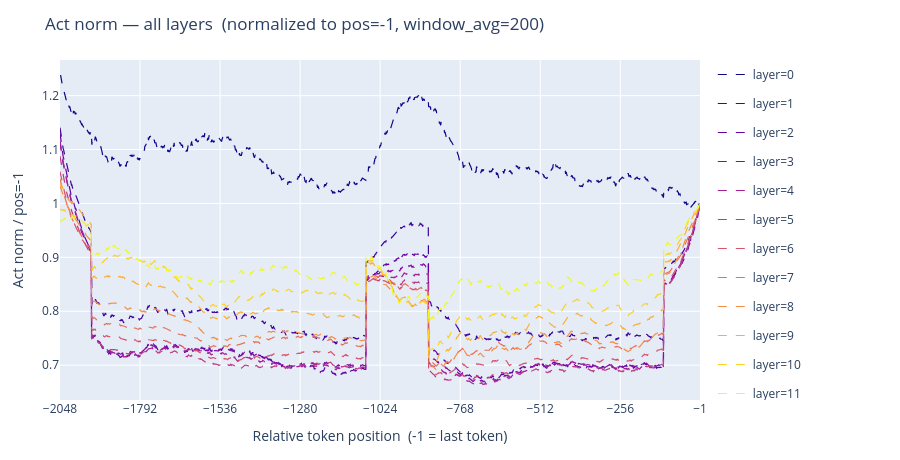
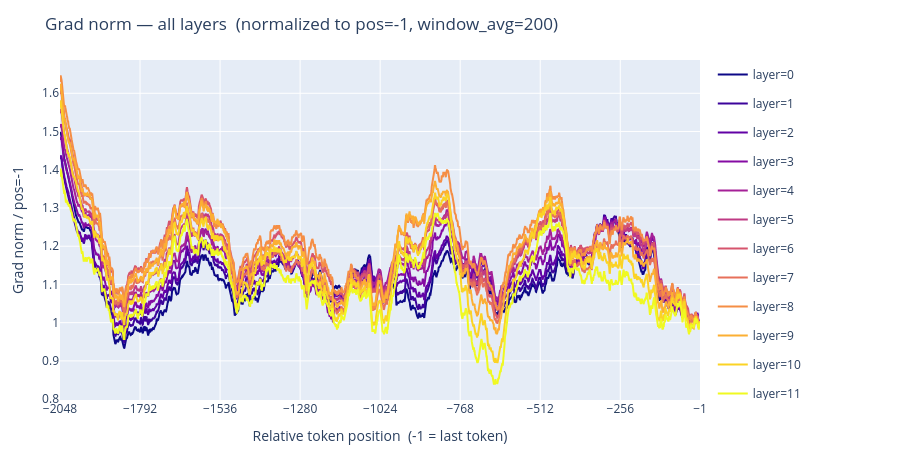

These figures' notebook cell, in order:
### Markdown cell above
### Sweep over layers
Layer-only sweep uses the **non-reversed** Plasma direction:
layer 0 → purple, last layer → yellow.

### Code cell
plot_norms(v_act, None,
           select=(1660, 0, 0, None),
           normalize=True, window_avg=200,
           title='Act norm — all layers').show()

plot_norms(None, v_grad,
           select=(1660, 0, 0, None),
           normalize=True, window_avg=200,
           title='Grad norm — all layers').show()

### Figure 1 — Plotly figure (JSON) as saved in the notebook; plotly's stock layout.template omitted (floating-point values rounded to 4 significant figures; data arrays with more than 128 entries replaced by an {"elided": "..."} marker saying what was removed)
{"data": [{"hovertemplate": "pos: %{x}<br>act: %{y:.4f} [layer=0]<extra></extra>", "legendgroup": "layer=0", "line": {"color": "rgb(13, 8, 135)", "dash": "dash", "width": 1.2}, "mode": "lines", "name": "layer=0", "type": "scatter", "x": {"elided": "2048 int values"}, "y": {"elided": "2048 float values"}, "yaxis": "y"}, {"hovertemplate": "pos: %{x}<br>act: %{y:.4f} [layer=1]<extra></extra>", "legendgroup": "layer=1", "line": {"color": "rgb(60, 4, 155)", "dash": "dash", "width": 1.2}, "mode": "lines", "name": "layer=1", "type": "scatter", "x": {"elided": "2048 int values"}, "y": {"elided": "2048 float values"}, "yaxis": "y"}, {"hovertemplate": "pos: %{x}<br>act: %{y:.4f} [layer=2]<extra></extra>", "legendgroup": "layer=2", "line": {"color": "rgb(98, 2, 165)", "dash": "dash", "width": 1.2}, "mode": "lines", "name": "layer=2", "type": "scatter", "x": {"elided": "2048 int values"}, "y": {"elided": "2048 float values"}, "yaxis": "y"}, {"hovertemplate": "pos: %{x}<br>act: %{y:.4f} [layer=3]<extra></extra>", "legendgroup": "layer=3", "line": {"color": "rgb(133, 11, 163)", "dash": "dash", "width": 1.2}, "mode": "lines", "name": "layer=3", "type": "scatter", "x": {"elided": "2048 int values"}, "y": {"elided": "2048 float values"}, "yaxis": "y"}, {"hovertemplate": "pos: %{x}<br>act: %{y:.4f} [layer=4]<extra></extra>", "legendgroup": "layer=4", "line": {"color": "rgb(165, 32, 151)", "dash": "dash", "width": 1.2}, "mode": "lines", "name": "layer=4", "type": "scatter", "x": {"elided": "2048 int values"}, "y": {"elided": "2048 float values"}, "yaxis": "y"}, {"hovertemplate": "pos: %{x}<br>act: %{y:.4f} [layer=5]<extra></extra>", "legendgroup": "layer=5", "line": {"color": "rgb(191, 58, 132)", "dash": "dash", "width": 1.2}, "mode": "lines", "name": "layer=5", "type": "scatter", "x": {"elided": "2048 int values"}, "y": {"elided": "2048 float values"}, "yaxis": "y"}, {"hovertemplate": "pos: %{x}<br>act: %{y:.4f} [layer=6]<extra></extra>", "legendgroup": "layer=6", "line": {"color": "rgb(214, 84, 109)", "dash": "dash", "width": 1.2}, "mode": "lines", "name": "layer=6", "type": "scatter", "x": {"elided": "2048 int values"}, "y": {"elided": "2048 float values"}, "yaxis": "y"}, {"hovertemplate": "pos: %{x}<br>act: %{y:.4f} [layer=7]<extra></extra>", "legendgroup": "layer=7", "line": {"color": "rgb(231, 112, 90)", "dash": "dash", "width": 1.2}, "mode": "lines", "name": "layer=7", "type": "scatter", "x": {"elided": "2048 int values"}, "y": {"elided": "2048 float values"}, "yaxis": "y"}, {"hovertemplate": "pos: %{x}<br>act: %{y:.4f} [layer=8]<extra></extra>", "legendgroup": "layer=8", "line": {"color": "rgb(245, 142, 69)", "dash": "dash", "width": 1.2}, "mode": "lines", "name": "layer=8", "type": "scatter", "x": {"elided": "2048 int values"}, "y": {"elided": "2048 float values"}, "yaxis": "y"}, {"hovertemplate": "pos: %{x}<br>act: %{y:.4f} [layer=9]<extra></extra>", "legendgroup": "layer=9", "line": {"color": "rgb(252, 175, 51)", "dash": "dash", "width": 1.2}, "mode": "lines", "name": "layer=9", "type": "scatter", "x": {"elided": "2048 int values"}, "y": {"elided": "2048 float values"}, "yaxis": "y"}, {"hovertemplate": "pos: %{x}<br>act: %{y:.4f} [layer=10]<extra></extra>", "legendgroup": "layer=10", "line": {"color": "rgb(251, 211, 37)", "dash": "dash", "width": 1.2}, "mode": "lines", "name": "layer=10", "type": "scatter", "x": {"elided": "2048 int values"}, "y": {"elided": "2048 float values"}, "yaxis": "y"}, {"hovertemplate": "pos: %{x}<br>act: %{y:.4f} [layer=11]<extra></extra>", "legendgroup": "layer=11", "line": {"color": "rgb(240, 249, 33)", "dash": "dash", "width": 1.2}, "mode": "lines", "name": "layer=11", "type": "scatter", "x": {"elided": "2048 int values"}, "y": {"elided": "2048 float values"}, "yaxis": "y"}], "layout": {"height": 460, "legend": {"x": 1.02, "xanchor": "left", "y": 1, "yanchor": "top"}, "margin": {"b": 60, "l": 60, "r": 200, "t": 60}, "title": {"text": "Act norm — all layers  (normalized to pos=-1, window_avg=200)"}, "xaxis": {"tickmode": "array", "tickvals": [-2048, -1792, -1536, -1280, -1024, -768, -512, -256, -1], "title": {"text": "Relative token position  (-1 = last token)"}}, "yaxis": {"range": [0.6354, 1.266], "title": {"text": "Act norm / pos=-1"}}}}

### Figure 2 — Plotly figure (JSON) as saved in the notebook; plotly's stock layout.template omitted (floating-point values rounded to 4 significant figures; data arrays with more than 128 entries replaced by an {"elided": "..."} marker saying what was removed)
{"data": [{"hovertemplate": "pos: %{x}<br>grad: %{y:.4f} [layer=0]<extra></extra>", "legendgroup": "layer=0", "line": {"color": "rgb(13, 8, 135)", "width": 2}, "mode": "lines", "name": "layer=0", "type": "scatter", "x": {"elided": "2048 int values"}, "y": {"elided": "2048 float values"}, "yaxis": "y"}, {"hovertemplate": "pos: %{x}<br>grad: %{y:.4f} [layer=1]<extra></extra>", "legendgroup": "layer=1", "line": {"color": "rgb(60, 4, 155)", "width": 2}, "mode": "lines", "name": "layer=1", "type": "scatter", "x": {"elided": "2048 int values"}, "y": {"elided": "2048 float values"}, "yaxis": "y"}, {"hovertemplate": "pos: %{x}<br>grad: %{y:.4f} [layer=2]<extra></extra>", "legendgroup": "layer=2", "line": {"color": "rgb(98, 2, 165)", "width": 2}, "mode": "lines", "name": "layer=2", "type": "scatter", "x": {"elided": "2048 int values"}, "y": {"elided": "2048 float values"}, "yaxis": "y"}, {"hovertemplate": "pos: %{x}<br>grad: %{y:.4f} [layer=3]<extra></extra>", "legendgroup": "layer=3", "line": {"color": "rgb(133, 11, 163)", "width": 2}, "mode": "lines", "name": "layer=3", "type": "scatter", "x": {"elided": "2048 int values"}, "y": {"elided": "2048 float values"}, "yaxis": "y"}, {"hovertemplate": "pos: %{x}<br>grad: %{y:.4f} [layer=4]<extra></extra>", "legendgroup": "layer=4", "line": {"color": "rgb(165, 32, 151)", "width": 2}, "mode": "lines", "name": "layer=4", "type": "scatter", "x": {"elided": "2048 int values"}, "y": {"elided": "2048 float values"}, "yaxis": "y"}, {"hovertemplate": "pos: %{x}<br>grad: %{y:.4f} [layer=5]<extra></extra>", "legendgroup": "layer=5", "line": {"color": "rgb(191, 58, 132)", "width": 2}, "mode": "lines", "name": "layer=5", "type": "scatter", "x": {"elided": "2048 int values"}, "y": {"elided": "2048 float values"}, "yaxis": "y"}, {"hovertemplate": "pos: %{x}<br>grad: %{y:.4f} [layer=6]<extra></extra>", "legendgroup": "layer=6", "line": {"color": "rgb(214, 84, 109)", "width": 2}, "mode": "lines", "name": "layer=6", "type": "scatter", "x": {"elided": "2048 int values"}, "y": {"elided": "2048 float values"}, "yaxis": "y"}, {"hovertemplate": "pos: %{x}<br>grad: %{y:.4f} [layer=7]<extra></extra>", "legendgroup": "layer=7", "line": {"color": "rgb(231, 112, 90)", "width": 2}, "mode": "lines", "name": "layer=7", "type": "scatter", "x": {"elided": "2048 int values"}, "y": {"elided": "2048 float values"}, "yaxis": "y"}, {"hovertemplate": "pos: %{x}<br>grad: %{y:.4f} [layer=8]<extra></extra>", "legendgroup": "layer=8", "line": {"color": "rgb(245, 142, 69)", "width": 2}, "mode": "lines", "name": "layer=8", "type": "scatter", "x": {"elided": "2048 int values"}, "y": {"elided": "2048 float values"}, "yaxis": "y"}, {"hovertemplate": "pos: %{x}<br>grad: %{y:.4f} [layer=9]<extra></extra>", "legendgroup": "layer=9", "line": {"color": "rgb(252, 175, 51)", "width": 2}, "mode": "lines", "name": "layer=9", "type": "scatter", "x": {"elided": "2048 int values"}, "y": {"elided": "2048 float values"}, "yaxis": "y"}, {"hovertemplate": "pos: %{x}<br>grad: %{y:.4f} [layer=10]<extra></extra>", "legendgroup": "layer=10", "line": {"color": "rgb(251, 211, 37)", "width": 2}, "mode": "lines", "name": "layer=10", "type": "scatter", "x": {"elided": "2048 int values"}, "y": {"elided": "2048 float values"}, "yaxis": "y"}, {"hovertemplate": "pos: %{x}<br>grad: %{y:.4f} [layer=11]<extra></extra>", "legendgroup": "layer=11", "line": {"color": "rgb(240, 249, 33)", "width": 2}, "mode": "lines", "name": "layer=11", "type": "scatter", "x": {"elided": "2048 int values"}, "y": {"elided": "2048 float values"}, "yaxis": "y"}], "layout": {"height": 460, "legend": {"x": 1.02, "xanchor": "left", "y": 1, "yanchor": "top"}, "margin": {"b": 60, "l": 60, "r": 200, "t": 60}, "title": {"text": "Grad norm — all layers  (normalized to pos=-1, window_avg=200)"}, "xaxis": {"tickmode": "array", "tickvals": [-2048, -1792, -1536, -1280, -1024, -768, -512, -256, -1], "title": {"text": "Relative token position  (-1 = last token)"}}, "yaxis": {"range": [0.7977, 1.687], "title": {"text": "Grad norm / pos=-1"}}}}
